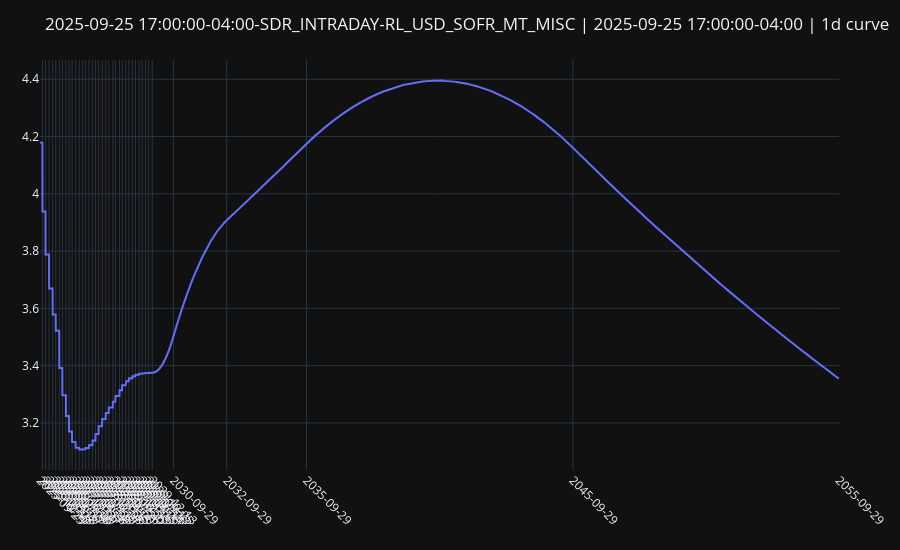

Notebook code for this chart:
### Markdown cell above
# O/N fwd curve

### Code cell
x_data_num, y_data_rate = curve_handle.handle()._plot_rates("1d", left=rl.NoInput(0), right=rl.NoInput(0))
plot_data_dict = dict(zip(x_data_num, [y.real for y in y_data_rate]))

calendar = ql.UnitedStates(ql.UnitedStates.FederalReserve)
filtered_plot_data = {dt: rate for dt, rate in plot_data_dict.items() if calendar.isBusinessDay(ql.Date(dt.day, dt.month, dt.year))}

x_business_days = list(filtered_plot_data.keys())
y_business_rates = list(filtered_plot_data.values())
curve_nodes = curve_handle.handle().nodes._nodes.keys()

# fig, ax = plt.subplots()
# ax.plot(x_business_days, y_business_rates)
# ax.xaxis.set_major_formatter(mdates.DateFormatter("%Y-%m-%d"))
# plt.xticks(rotation=45, ha="right")  # Rotate ticks for better readability
# ax.grid(True, linestyle="--", alpha=0.6)

# ticks = [t.tz_localize(None) if getattr(t, "tzinfo", None) else t for t in curve_nodes]
# ax.set_xticks(mdates.date2num(ticks))
# ax.xaxis.set_major_formatter(mdates.DateFormatter("%Y-%m-%d"))
# plt.title(f"{curve_handle.meta()["id"]} | {curve_handle.meta()["timestamp"]} | 1d")
# plt.xticks(rotation=45)
# plt.tight_layout()
# plt.show()


fig = go.Figure()
fig.add_trace(go.Scatter(x=x_business_days, y=y_business_rates, mode="lines", name="1D"))

tick_vals = [pd.Timestamp(t).tz_localize(None) for t in curve_nodes]
tick_text = [pd.Timestamp(t).strftime("%Y-%m-%d") for t in tick_vals]

fig.update_layout(
    title=f"{curve_handle.meta()["id"]} | {curve_handle.meta()["timestamp"]} | 1d curve",
    template="plotly_dark",
    margin=dict(l=40, r=20, t=60, b=80),
    xaxis=dict(tickmode="array", tickvals=tick_vals, ticktext=tick_text, tickangle=45, showgrid=True),
    height=550,
    yaxis=dict(showgrid=True),
)
fig.update_xaxes(
    showspikes=True,
    spikecolor="white",
    spikesnap="cursor",
    spikemode="across",
    showgrid=True,
)
fig.update_yaxes(
    showspikes=True,
    spikecolor="white",
    spikesnap="cursor",
    spikethickness=0.5,
    showgrid=True,
)

fig.show()

### Figure 1 — Plotly figure (JSON) as saved in the notebook; plotly's stock layout.template omitted (floating-point values rounded to 4 significant figures; data arrays with more than 128 entries replaced by an {"elided": "..."} marker saying what was removed)
{"data": [{"mode": "lines", "name": "1D", "type": "scatter", "x": {"elided": "7521 str values"}, "y": {"elided": "7521 float values"}}], "layout": {"height": 550, "margin": {"b": 80, "l": 40, "r": 20, "t": 60}, "title": {"text": "2025-09-25 17:00:00-04:00-SDR_INTRADAY-RL_USD_SOFR_MT_MISC | 2025-09-25 17:00:00-04:00 | 1d curve"}, "xaxis": {"showgrid": true, "showspikes": true, "spikecolor": "white", "spikemode": "across", "spikesnap": "cursor", "tickangle": 45, "tickmode": "array", "ticktext": ["2025-09-25", "2025-10-29", "2025-12-10", "2026-01-28", "2026-03-18", "2026-04-29", "2026-06-17", "2026-07-29", "2026-09-16", "2026-10-28", "2026-12-09", "2027-01-27", "2027-03-17", "2027-04-28", "2027-06-09", "2027-07-28", "2027-09-15", "2027-10-27", "2027-12-08", "2028-01-26", "2028-03-15", "2028-04-26", "2028-06-21", "2028-07-26", "2028-09-20", "2028-10-25", "2028-12-13", "2029-01-26", "2029-03-15", "2029-04-26", "2029-06-14", "2029-07-26", "2029-09-13", "2029-10-25", "2029-12-13", "2030-09-29", "2032-09-29", "2035-09-29", "2045-09-29", "2055-09-29"], "tickvals": ["2025-09-25T00:00:00", "2025-10-29T00:00:00", "2025-12-10T00:00:00", "2026-01-28T00:00:00", "2026-03-18T00:00:00", "2026-04-29T00:00:00", "2026-06-17T00:00:00", "2026-07-29T00:00:00", "2026-09-16T00:00:00", "2026-10-28T00:00:00", "2026-12-09T00:00:00", "2027-01-27T00:00:00", "2027-03-17T00:00:00", "2027-04-28T00:00:00", "2027-06-09T00:00:00", "2027-07-28T00:00:00", "2027-09-15T00:00:00", "2027-10-27T00:00:00", "2027-12-08T00:00:00", "2028-01-26T00:00:00", "2028-03-15T00:00:00", "2028-04-26T00:00:00", "2028-06-21T00:00:00", "2028-07-26T00:00:00", "2028-09-20T00:00:00", "2028-10-25T00:00:00", "2028-12-13T00:00:00", "2029-01-26T00:00:00", "2029-03-15T00:00:00", "2029-04-26T00:00:00", "2029-06-14T00:00:00", "2029-07-26T00:00:00", "2029-09-13T00:00:00", "2029-10-25T00:00:00", "2029-12-13T00:00:00", "2030-09-29T00:00:00", "2032-09-29T00:00:00", "2035-09-29T00:00:00", "2045-09-29T00:00:00", "2055-09-29T00:00:00"]}, "yaxis": {"showgrid": true, "showspikes": true, "spikecolor": "white", "spikesnap": "cursor", "spikethickness": 0.5}}}
